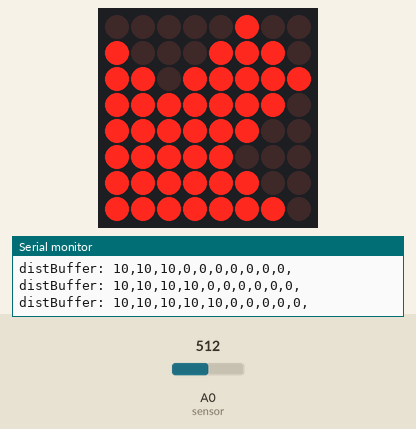
Simulated run of this sketch. Board: ESP8266 (NodeMCU). Shown: 8×8 LED matrix, the last lines printed to the serial monitor. Inputs (shaded band) come from the test bench; at power-on: A0 (sensor) = 512. WiFi joins after 1.5 s; servers stay silent unless stated; uploads are accepted with an empty reply.

Above: at 4.7 s.
4.8 s: A0 (sensor) set to 306
6.5 s: A0 (sensor) set to 511
At 7.45 s:
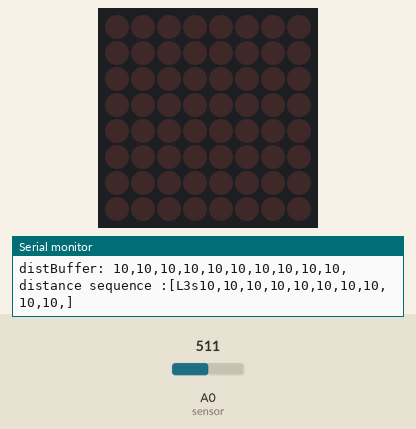
At 8.2 s:
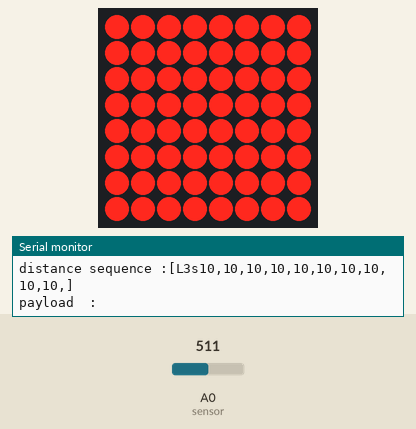
9.5 s: A0 (sensor) set to 490
11.0 s: A0 (sensor) set to 465
Timing chart, 0 to 13.5 s (numbered marks = the images above; inputs shaded):
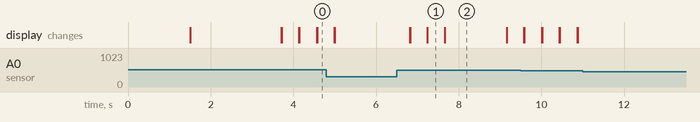

The sketch:

sharpIR_xampp_3.ino
```cpp
#include <Wire.h>
#include <Arduino_JSON.h>
#include <ESP8266WiFi.h>
#include <ESP8266HTTPClient.h>
#include <WiFiClient.h>
#include "LedControl.h"
LedControl LEDarr=LedControl(12,13,15,1); // LedControl(DIN,CLK,CS,DIVCEnum)->(D6,D7,D8)
#define buffersize 10
#define detect_dist  10
void display_num(int n){
   byte num3[8] = {                                   //  3
        0b00000100,0b10001110,0b11011111,0b11111110,
        0b11111100,0b11111000,0b11111100,0b11111110};
  byte num_all[8] = {
        0b11111111,0b11111111,0b11111111,0b11111111,
        0b11111111,0b11111111,0b11111111,0b11111111};
  switch(n){
    case 3:
       for(int j=0;j<8;j++) LEDarr.setRow(0,j,num3[j]); break;
    case 999:
       for(int j=0;j<8;j++) LEDarr.setRow(0,j,num_all[j]); break;
  }
}

#define sensor A0 // Sharp IR GP2Y0A41SK0F (4-30cm, analog)
//const char* ssid = "SOCLAB";
//const char* password = "1004soc1004";
const char* ssid = "tien";
const char* password = "pppppppp";

String postData = "";
String payload = "";
float volts;
int dist ;
int distBuffer[buffersize] = {0};
unsigned long clrTimer = 0;
int bCount = 0;

unsigned long last_time = 0;
WiFiClient client;

void setup()
{
  Serial.begin(115200);
  Serial.println("Initializing...");
  // WIFI connecting

  WiFi.begin(ssid, password);
  Serial.println("Connecting");
  while(WiFi.status() != WL_CONNECTED) {
    delay(500);
    Serial.print(".");
  }
  Serial.println("");
  Serial.print("Connected to WiFi network with IP Address: ");
  Serial.println(WiFi.localIP());

  LEDarr.shutdown(0,false);  // 關閉省電模式
  LEDarr.setIntensity(0,0);  // 設定亮度為 0 (介於0~15之間)
  LEDarr.clearDisplay(0);
  display_num(3);
//  LEDarr.setChar(0,3,false);
  delay(2000);

}
void loop(){
  if(WiFi.status()== WL_CONNECTED) {
      display_num(3);
      HTTPClient http;  //--> Declare object of class HTTPClient.
      int httpCode;     //--> Variables for HTTP return code.
      postData = "ID=1";
      volts = analogRead(sensor)*0.0048828125;  // value from sensor * (5/1024)

      dist = 29.988 * pow(volts, -1.173); // 10cm-80cm, 1080
//      dist = 12.08 * pow(volts , -1.058);// 4cm-30cm,430
//      dist =  60.374 * pow(volts , -1.16);// 20cm-150cm,20150


      postData += "&DISTANCE_3=" + String(dist);
      payload = "";
      http.begin("http://140.120.14.51/device/update_3.php");  //--> Specify request destination
      http.addHeader("Content-Type", "application/x-www-form-urlencoded");        //--> Specify content-type header
      httpCode = http.POST(postData); //--> Send the request
      payload = http.getString();     //--> Get the response payload
      postData = "";

//      if (dist <=5) display_num(999);
//      else display_num(1);
      http.end();

      if (millis() > last_time + 50){
        if(dist <= detect_dist){
          distBuffer[bCount] = dist;
          bCount++;
          LEDarr.clearDisplay(0);
          display_num(99);
          clrTimer = millis();
          last_time = millis();
          delay(13);
        }
//        Serial.print(dist); Serial.print("CM, ");
      }
      if(millis()> clrTimer + 2000){
        bCount =0;
      }
      String stmp="";
      for(int i=0; i< buffersize; i++){
          stmp += distBuffer[i];
//          Serial.print(distBuffer[i]);Serial.print(", ");
          stmp += ',';
      }

        Serial.print("distBuffer: ");
        Serial.println(stmp);


      if(bCount == buffersize){
        String s = "L3s";
        Serial.print("\ndistance sequence :[");
        for(int i=0; i< buffersize; i++){
          s += distBuffer[i];
//          Serial.print(distBuffer[i]);Serial.print(", ");
          s += ',';
        }
        bCount =0;
        Serial.print(s);
        Serial.println(']');

        postData = "ID=1";
        payload = "";
        http.begin("http://140.120.14.51/device/getdata.php");
        http.addHeader("Content-Type", "application/x-www-form-urlencoded");
        httpCode = http.POST(postData);
        payload = http.getString();
        Serial.print("payload  : ");
        Serial.println(payload);
        http.end();

        JSONVar myObject = JSON.parse(payload);
        String userlog = myObject["user_log"];
        userlog += s;
        http.begin("http://140.120.14.51/device/update_userLog.php");
        http.addHeader("Content-Type", "application/x-www-form-urlencoded");
        httpCode = http.POST("USER_LOG="+userlog);
        http.end();

        LEDarr.clearDisplay(0);
        display_num(999);
        delay(1500);

      }
  }
}
```

Measured:
- after the input at 6.5 s, the display: changes after 0.32 s (image 1)
- what the display in image 1 shows lasts 0.5 s, from 7.2 s to 7.7 s
- what the display in image 2 shows lasts 1.5 s, from 7.7 s to 9.2 s
